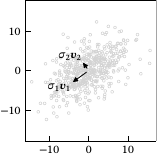

Python code for this plot:
from pathlib import PurePath

import matplotlib.pyplot as plt
import numpy as np
import pandas as pd
from constant import constants
from sklearn.decomposition import PCA
from vector import Vector2D

plt.style.use("sigproc")

csv = pd.read_csv(str(PurePath(__file__).parent / "pca.csv"), sep=",", header=None)
pca = PCA(n_components=2)
pca.fit(csv)
v1, v2 = np.transpose(pca.components_ * np.sqrt(pca.explained_variance_).T)

fig, ax = plt.subplots()
ax.set(xlim=(-17, 17), ylim=(-17, 17))

ax.plot(csv[0], csv[1], "o", c="lightgray", ms=constants.scatter_markersize)
ax.add_artist(Vector2D((0, 0), v1))
ax.add_artist(Vector2D((0, 0), v2))

ax.text(*v1, r"$\sigma_1\vect{v}_1$", ha="right", va="top")
ax.text(*v2, r"$\sigma_2\vect{v}_2$", ha="right", va="bottom")

ax.axis("equal")
fig.savefig(str(PurePath(__file__).parent / (PurePath(__file__).stem + ".pdf")))
